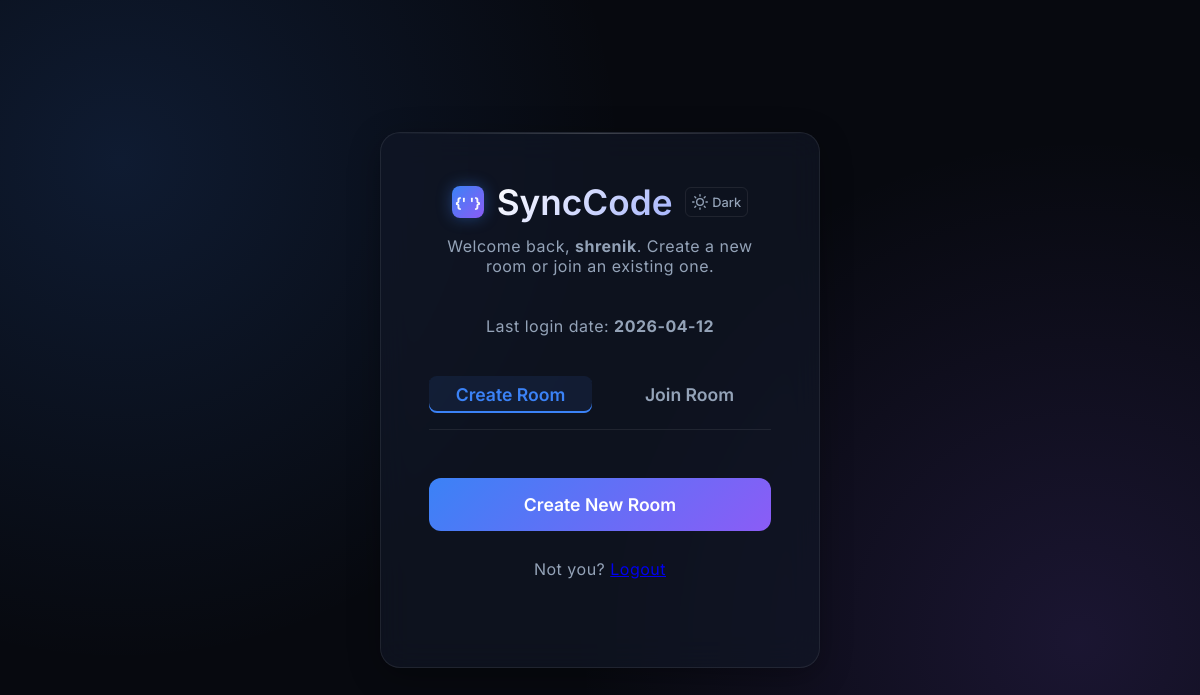
Before: /dashboard (signed in) with the older database file.
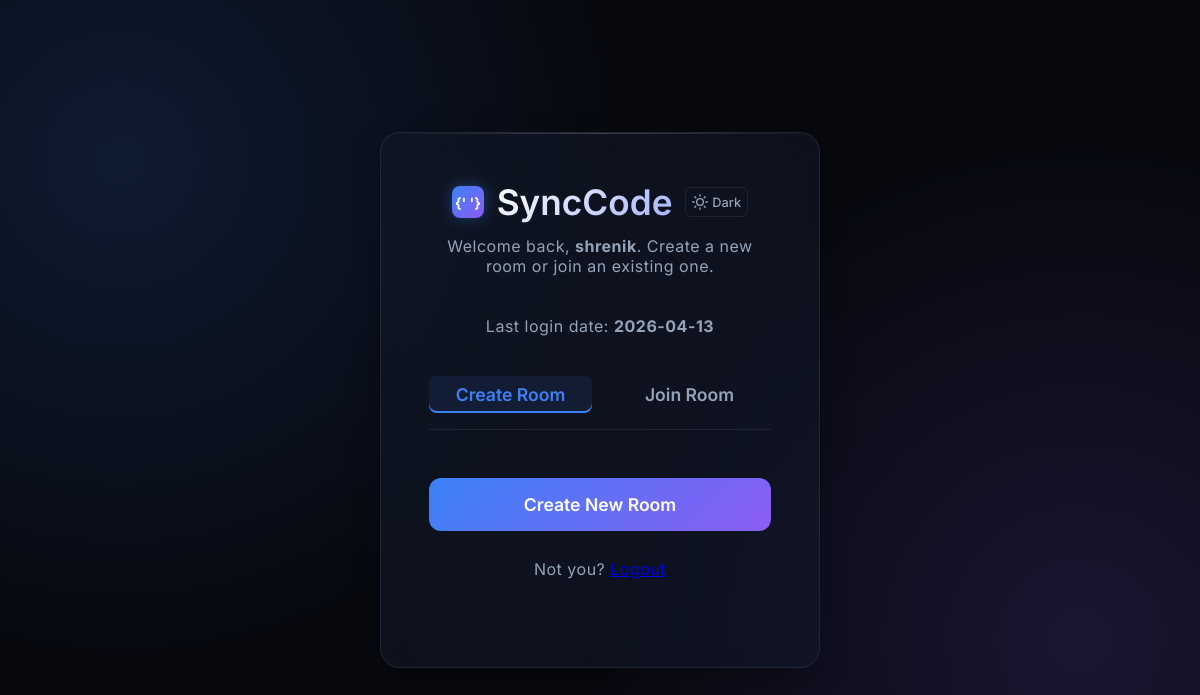
After: the same page with the newer database file.
### tables this page shows
CREATE TABLE users (
                    id INTEGER PRIMARY KEY AUTOINCREMENT,
                    username TEXT UNIQUE NOT NULL,
                    password_hash TEXT NOT NULL,
                    created_at TIMESTAMP DEFAULT CURRENT_TIMESTAMP,
                    last_login_at TEXT
                );

### app.py (the view)
@app.route('/dashboard')
@login_required
def dashboard():
    activity = get_user_activity(g.tab_user_id)
    return render_template(
        'dashboard.html',
        username=g.tab_username,
        last_login_at=format_date(activity['last_login_at']),
        tab=g.tab_id
    )

### app.py (called while the page is built)
def get_tab_id():
    return request.values.get('tab', 'default')

def get_db():
    conn = sqlite3.connect(DB_PATH)
    conn.row_factory = sqlite3.Row
    return conn

def get_user_activity(user_id):
    with get_db() as conn:
        return conn.execute(
            "SELECT last_login_at FROM users WHERE id = ?",
            (user_id,)
        ).fetchone()

def format_date(timestamp):
    if not timestamp:
        return None
    try:
        return timestamp.split(' ')[0]
    except Exception:
        return timestamp

def login_required(view):
    @functools.wraps(view)
    def wrapped_view(*args, **kwargs):
        tab_id = get_tab_id()
        tabs = session.get('tabs', {})
        tab_data = tabs.get(tab_id)
        if not tab_data:
            return redirect(url_for('login', tab=tab_id))
        g.tab_id = tab_id
        g.tab_user_id = tab_data['user_id']
        g.tab_username = tab_data['username']
        return view(*args, **kwargs)
    return wrapped_view

### templates/dashboard.html (shortened to what this page needs)
<!DOCTYPE html>
<html lang="en">
<head>
    <link rel="stylesheet" href="{{ url_for('static', filename='style.css') }}">
</head>
<body class="join-page">
    <div class="glass-card join-container">
        <div class="brand">
            <div class="logo-icon">{' '}</div>
            <h1>SyncCode</h1>
            <button id="theme-toggle" class="theme-toggle" title="Toggle Theme">
                <span id="theme-label">Dark</span>
            </button>
        </div>
        <p class="subtitle">Welcome back, <strong>{{ username }}</strong>. Create a new room or join an existing one.</p>
        <p class="subtitle">Last login date: <strong>{{ last_login_at or 'N/A' }}</strong></p>
        <div class="tabs-header">
            <button class="tab-btn active" id="tab-create">Create Room</button>
            <button class="tab-btn" id="tab-join">Join Room</button>
        </div>
        <form id="create-form" action="/create-room" method="POST" class="tab-content active">
            <button type="submit" class="primary-btn">Create New Room</button>
        </form>
        <div class="footer-row">
            <p class="subtitle">Not you? <a href="{{ url_for('logout', tab=tab) }}">Logout</a></p>
        </div>
    </div>
</body>
</html>

Changed rows visible on the page:
changed users "shrenik": last_login_at "2026-04-12" → "2026-04-13"
